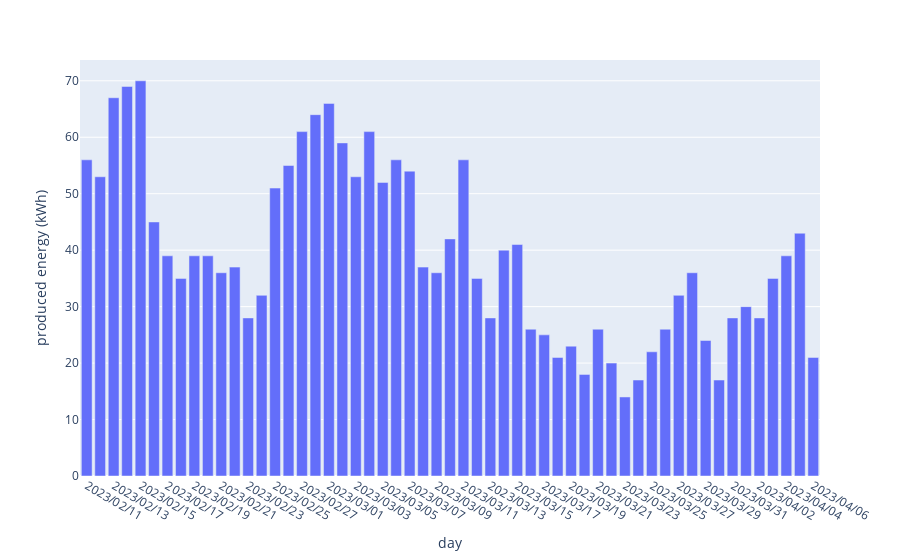

Notebook cell for this chart:
### Markdown cell above
## 4. Data analytics: Heat pump efficency
Let's find out the efficency of the heat pump. We can start by calculating the total produced energy (in form of heat) per day.

### Code cell
df["day"] = [x.strftime("%Y/%m/%d") for x in df.index]
gb = df.groupby("day")
heat_per_day = gb["heating_energy_per_day"].max() + gb["hot_water_energy_per_day"].max()
px.bar(heat_per_day).update_layout(showlegend=False, yaxis_title="produced energy (kWh)")

### Figure 1 — Plotly figure (JSON) as saved in the notebook; plotly's stock layout.template omitted (floating-point values rounded to 4 significant figures)
{"data": [{"alignmentgroup": "True", "hovertemplate": "variable=0<br>day=%{x}<br>value=%{y}<extra></extra>", "legendgroup": "0", "marker": {"color": "#636efa", "pattern": {"shape": ""}}, "name": "0", "offsetgroup": "0", "orientation": "v", "showlegend": true, "textposition": "auto", "type": "bar", "x": ["2023/02/11", "2023/02/12", "2023/02/13", "2023/02/14", "2023/02/15", "2023/02/16", "2023/02/17", "2023/02/18", "2023/02/19", "2023/02/20", "2023/02/21", "2023/02/22", "2023/02/23", "2023/02/24", "2023/02/25", "2023/02/26", "2023/02/27", "2023/02/28", "2023/03/01", "2023/03/02", "2023/03/03", "2023/03/04", "2023/03/05", "2023/03/06", "2023/03/07", "2023/03/08", "2023/03/09", "2023/03/10", "2023/03/11", "2023/03/12", "2023/03/13", "2023/03/14", "2023/03/15", "2023/03/16", "2023/03/17", "2023/03/18", "2023/03/19", "2023/03/20", "2023/03/21", "2023/03/22", "2023/03/23", "2023/03/24", "2023/03/25", "2023/03/26", "2023/03/27", "2023/03/28", "2023/03/29", "2023/03/30", "2023/03/31", "2023/04/01", "2023/04/02", "2023/04/03", "2023/04/04", "2023/04/05", "2023/04/06"], "xaxis": "x", "y": [56, 53, 67, 69, 70, 45, 39, 35, 39, 39, 36, 37, 28, 32, 51, 55, 61, 64, 66, 59, 53, 61, 52, 56, 54, 37, 36, 42, 56, 35, 28, 40, 41, 26, 25, 21, 23, 18, 26, 20, 14, 17, 22, 26, 32, 36, 24, 17, 28, 30, 28, 35, 39, 43, 21], "yaxis": "y"}], "layout": {"barmode": "relative", "legend": {"title": {"text": "variable"}, "tracegroupgap": 0}, "margin": {"t": 60}, "showlegend": false, "xaxis": {"anchor": "y", "domain": [0, 1], "title": {"text": "day"}}, "yaxis": {"anchor": "x", "domain": [0, 1], "title": {"text": "produced energy (kWh)"}}}}
